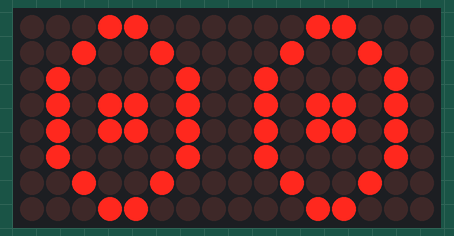
This sketch was run on a simulated Arduino Uno, built with avr-gcc and run on an emulated ATmega328P. On the bench: 16×8 LED matrix.

Above: at 2.2 s.
At 2.9 s:
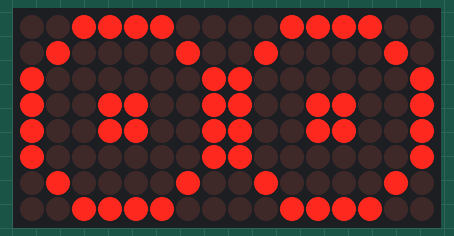
At 8.15 s:
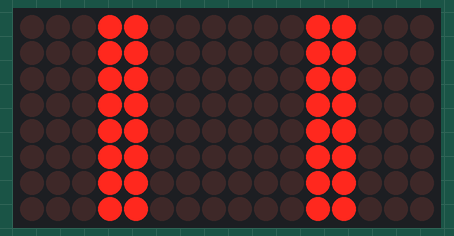
At 13.8 s:
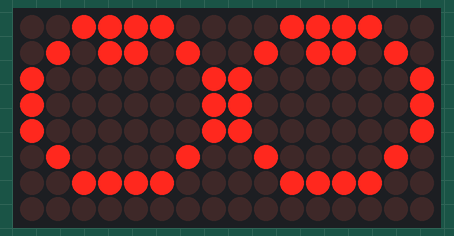
At 14.46 s:
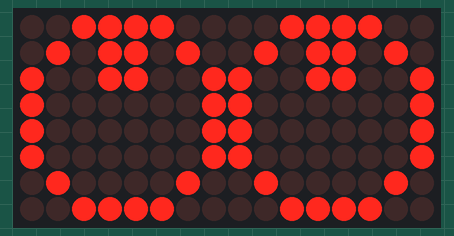
At 15.2 s:
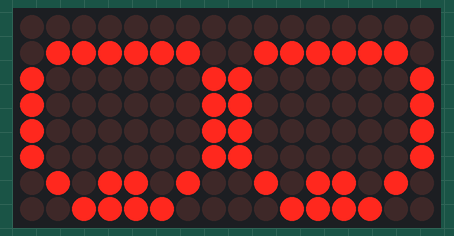

Measured:
- by itself, everything shown: repeats every 13.9 s, in 24 steps
- what the display in image 1 shows lasts 5.0 s, from 2.8 s to 7.8 s
- what the display in image 3 shows lasts 0.6 s, from 13.8 s to 14.4 s

The sketch:

raptor_eyes_nano.ino
```cpp
// (licence header left out)
#include "LedControl.h"
#include "binary.h"

int potVal;
int looking;

/*
 DIN connects to pin 11
 CLK connects to pin 12
 CS connects to pin 10
 How many displays do you have?
*/
LedControl lc=LedControl(11,12,10,2);

void setup() {
  delay(2000);

  Serial.begin(115200);

    //we have already set the number of devices when we created the LedControl
  int devices=lc.getDeviceCount();
  //we have to init all devices in a loop
  for(int address=0;address<devices;address++) {
    /*The MAX72XX is in power-saving mode on startup*/
    lc.shutdown(address,false);
    /* Set the brightness to a medium values */
    lc.setIntensity(address,8);
    /* and clear the display */
    lc.clearDisplay(address);
}
  openeyes();
}

//  This is a list of all the different bitmaps/frames for each part of the eye animation

// neutral eye
byte eyeopen[8]= {
B00111100,
B01000010,
B10000001,
B10011001,
B10011001,
B10000001,
B01000010,
B00111100};

// eyes closed
byte eyeclosed[8]= {
B00011000,
B00011000,
B00011000,
B00011000,
B00011000,
B00011000,
B00011000,
B00011000};

// eyes partially closed
byte eyepartial[8]= {
B00011000,
B00100100,
B00100100,
B00111100,
B00111100,
B00100100,
B00100100,
B00011000};

// eyes partially open
byte eyepartialopen[8]= {
B00011000,
B00100100,
B01000010,
B01011010,
B01011010,
B01000010,
B00100100,
B00011000};

// eyes slightleft
byte slightleft[8]= {
B00111100,
B01000010,
B10011001,
B10011001,
B10000001,
B10000001,
B01000010,
B00111100};

// eyes left
byte left[8]= {
B00111100,
B01011010,
B10011001,
B10000001,
B10000001,
B10000001,
B01000010,
B00111100};

// eyes realleft
byte realleft[8]= {
B00111100,
B01011010,
B10000001,
B10000001,
B10000001,
B01000010,
B00111100,
B00000000};

// eyes slightright
byte slightright[8]= {
B00111100,
B01000010,
B10000001,
B10000001,
B10011001,
B10011001,
B01000010,
B00111100};

// eyes right
byte right[8]= {
B00111100,
B01000010,
B10000001,
B10000001,
B10000001,
B10011001,
B01011010,
B00111100};

// eyes realright
byte realright[8]= {
B00000000,
B01111110,
B10000001,
B10000001,
B10000001,
B10000001,
B01011010,
B00111100};


// the loop function runs over and over again forever
void loop() {

      closeeyes();
      delay(200);
      openeyes();
      delay(5000);
      closeeyes();
      delay(200);
      openeyes();
      delay(5000);
      lookright();
      delay(100);
      lookleft();
      delay(100);

  drawLooking();                              // Check potentiometer and draw the eyes to match the value from the pot

} // end of the Loop function

// The following functions relate to drawing/animating the eyes

void lookleft() {                    //  The function to get the eyes to look right (draws frame by frame)
  lc.setRow(0,0,slightright[0]);
  lc.setRow(0,1,slightright[1]);
  lc.setRow(0,2,slightright[2]);
  lc.setRow(0,3,slightright[3]);
  lc.setRow(0,4,slightright[4]);
  lc.setRow(0,5,slightright[5]);
  lc.setRow(0,6,slightright[6]);
  lc.setRow(0,7,slightright[7]);
  lc.setRow(1,0,slightright[0]);
  lc.setRow(1,1,slightright[1]);
  lc.setRow(1,2,slightright[2]);
  lc.setRow(1,3,slightright[3]);
  lc.setRow(1,4,slightright[4]);
  lc.setRow(1,5,slightright[5]);
  lc.setRow(1,6,slightright[6]);
  lc.setRow(1,7,slightright[7]);
  delay(150);
  lc.setRow(0,0,right[0]);
  lc.setRow(0,1,right[1]);
  lc.setRow(0,2,right[2]);
  lc.setRow(0,3,right[3]);
  lc.setRow(0,4,right[4]);
  lc.setRow(0,5,right[5]);
  lc.setRow(0,6,right[6]);
  lc.setRow(0,7,right[7]);
  lc.setRow(1,0,right[0]);
  lc.setRow(1,1,right[1]);
  lc.setRow(1,2,right[2]);
  lc.setRow(1,3,right[3]);
  lc.setRow(1,4,right[4]);
  lc.setRow(1,5,right[5]);
  lc.setRow(1,6,right[6]);
  lc.setRow(1,7,right[7]);
  delay(150);
  lc.setRow(0,0,realright[0]);
  lc.setRow(0,1,realright[1]);
  lc.setRow(0,2,realright[2]);
  lc.setRow(0,3,realright[3]);
  lc.setRow(0,4,realright[4]);
  lc.setRow(0,5,realright[5]);
  lc.setRow(0,6,realright[6]);
  lc.setRow(0,7,realright[7]);
  lc.setRow(1,0,realright[0]);
  lc.setRow(1,1,realright[1]);
  lc.setRow(1,2,realright[2]);
  lc.setRow(1,3,realright[3]);
  lc.setRow(1,4,realright[4]);
  lc.setRow(1,5,realright[5]);
  lc.setRow(1,6,realright[6]);
  lc.setRow(1,7,realright[7]);
  delay(600);
  lc.setRow(0,0,right[0]);
  lc.setRow(0,1,right[1]);
  lc.setRow(0,2,right[2]);
  lc.setRow(0,3,right[3]);
  lc.setRow(0,4,right[4]);
  lc.setRow(0,5,right[5]);
  lc.setRow(0,6,right[6]);
  lc.setRow(0,7,right[7]);
  lc.setRow(1,0,right[0]);
  lc.setRow(1,1,right[1]);
  lc.setRow(1,2,right[2]);
  lc.setRow(1,3,right[3]);
  lc.setRow(1,4,right[4]);
  lc.setRow(1,5,right[5]);
  lc.setRow(1,6,right[6]);
  lc.setRow(1,7,right[7]);
  delay(150);
  lc.setRow(0,0,slightright[0]);
  lc.setRow(0,1,slightright[1]);
  lc.setRow(0,2,slightright[2]);
  lc.setRow(0,3,slightright[3]);
  lc.setRow(0,4,slightright[4]);
  lc.setRow(0,5,slightright[5]);
  lc.setRow(0,6,slightright[6]);
  lc.setRow(0,7,slightright[7]);
  lc.setRow(1,0,slightright[0]);
  lc.setRow(1,1,slightright[1]);
  lc.setRow(1,2,slightright[2]);
  lc.setRow(1,3,slightright[3]);
  lc.setRow(1,4,slightright[4]);
  lc.setRow(1,5,slightright[5]);
  lc.setRow(1,6,slightright[6]);
  lc.setRow(1,7,slightright[7]);
  delay(150);
  lc.setRow(0,0,eyeopen[0]);
  lc.setRow(0,1,eyeopen[1]);
  lc.setRow(0,2,eyeopen[2]);
  lc.setRow(0,3,eyeopen[3]);
  lc.setRow(0,4,eyeopen[4]);
  lc.setRow(0,5,eyeopen[5]);
  lc.setRow(0,6,eyeopen[6]);
  lc.setRow(0,7,eyeopen[7]);
  lc.setRow(1,0,eyeopen[0]);
  lc.setRow(1,1,eyeopen[1]);
  lc.setRow(1,2,eyeopen[2]);
  lc.setRow(1,3,eyeopen[3]);
  lc.setRow(1,4,eyeopen[4]);
  lc.setRow(1,5,eyeopen[5]);
  lc.setRow(1,6,eyeopen[6]);
  lc.setRow(1,7,eyeopen[7]);
}

void lookright() {                    //  The function to get the eyes to look left (draws frame by frame)
  lc.setRow(0,0,slightleft[0]);
  lc.setRow(0,1,slightleft[1]);
  lc.setRow(0,2,slightleft[2]);
  lc.setRow(0,3,slightleft[3]);
  lc.setRow(0,4,slightleft[4]);
  lc.setRow(0,5,slightleft[5]);
  lc.setRow(0,6,slightleft[6]);
  lc.setRow(0,7,slightleft[7]);
  lc.setRow(1,0,slightleft[0]);
  lc.setRow(1,1,slightleft[1]);
  lc.setRow(1,2,slightleft[2]);
  lc.setRow(1,3,slightleft[3]);
  lc.setRow(1,4,slightleft[4]);
  lc.setRow(1,5,slightleft[5]);
  lc.setRow(1,6,slightleft[6]);
  lc.setRow(1,7,slightleft[7]);
  delay(150);
  lc.setRow(0,0,left[0]);
  lc.setRow(0,1,left[1]);
  lc.setRow(0,2,left[2]);
  lc.setRow(0,3,left[3]);
  lc.setRow(0,4,left[4]);
  lc.setRow(0,5,left[5]);
  lc.setRow(0,6,left[6]);
  lc.setRow(0,7,left[7]);
  lc.setRow(1,0,left[0]);
  lc.setRow(1,1,left[1]);
  lc.setRow(1,2,left[2]);
  lc.setRow(1,3,left[3]);
  lc.setRow(1,4,left[4]);
  lc.setRow(1,5,left[5]);
  lc.setRow(1,6,left[6]);
  lc.setRow(1,7,left[7]);
  delay(150);
  lc.setRow(0,0,realleft[0]);
  lc.setRow(0,1,realleft[1]);
  lc.setRow(0,2,realleft[2]);
  lc.setRow(0,3,realleft[3]);
  lc.setRow(0,4,realleft[4]);
  lc.setRow(0,5,realleft[5]);
  lc.setRow(0,6,realleft[6]);
  lc.setRow(0,7,realleft[7]);
  lc.setRow(1,0,realleft[0]);
  lc.setRow(1,1,realleft[1]);
  lc.setRow(1,2,realleft[2]);
  lc.setRow(1,3,realleft[3]);
  lc.setRow(1,4,realleft[4]);
  lc.setRow(1,5,realleft[5]);
  lc.setRow(1,6,realleft[6]);
  lc.setRow(1,7,realleft[7]);
  delay(600);
  lc.setRow(0,0,left[0]);
  lc.setRow(0,1,left[1]);
  lc.setRow(0,2,left[2]);
  lc.setRow(0,3,left[3]);
  lc.setRow(0,4,left[4]);
  lc.setRow(0,5,left[5]);
  lc.setRow(0,6,left[6]);
  lc.setRow(0,7,left[7]);
  lc.setRow(1,0,left[0]);
  lc.setRow(1,1,left[1]);
  lc.setRow(1,2,left[2]);
  lc.setRow(1,3,left[3]);
  lc.setRow(1,4,left[4]);
  lc.setRow(1,5,left[5]);
  lc.setRow(1,6,left[6]);
  lc.setRow(1,7,left[7]);
  delay(150);
  lc.setRow(0,0,slightleft[0]);
  lc.setRow(0,1,slightleft[1]);
  lc.setRow(0,2,slightleft[2]);
  lc.setRow(0,3,slightleft[3]);
  lc.setRow(0,4,slightleft[4]);
  lc.setRow(0,5,slightleft[5]);
  lc.setRow(0,6,slightleft[6]);
  lc.setRow(0,7,slightleft[7]);
  lc.setRow(1,0,slightleft[0]);
  lc.setRow(1,1,slightleft[1]);
  lc.setRow(1,2,slightleft[2]);
  lc.setRow(1,3,slightleft[3]);
  lc.setRow(1,4,slightleft[4]);
  lc.setRow(1,5,slightleft[5]);
  lc.setRow(1,6,slightleft[6]);
  lc.setRow(1,7,slightleft[7]);
  delay(150);
  lc.setRow(0,0,eyeopen[0]);
  lc.setRow(0,1,eyeopen[1]);
  lc.setRow(0,2,eyeopen[2]);
  lc.setRow(0,3,eyeopen[3]);
  lc.setRow(0,4,eyeopen[4]);
  lc.setRow(0,5,eyeopen[5]);
  lc.setRow(0,6,eyeopen[6]);
  lc.setRow(0,7,eyeopen[7]);
  lc.setRow(1,0,eyeopen[0]);
  lc.setRow(1,1,eyeopen[1]);
  lc.setRow(1,2,eyeopen[2]);
  lc.setRow(1,3,eyeopen[3]);
  lc.setRow(1,4,eyeopen[4]);
  lc.setRow(1,5,eyeopen[5]);
  lc.setRow(1,6,eyeopen[6]);
  lc.setRow(1,7,eyeopen[7]);
}

void closeeyes() {                    //  The function to get the eyes to close (draws frame by frame)
  lc.setRow(0,0,eyepartialopen[0]);
  lc.setRow(0,1,eyepartialopen[1]);
  lc.setRow(0,2,eyepartialopen[2]);
  lc.setRow(0,3,eyepartialopen[3]);
  lc.setRow(0,4,eyepartialopen[4]);
  lc.setRow(0,5,eyepartialopen[5]);
  lc.setRow(0,6,eyepartialopen[6]);
  lc.setRow(0,7,eyepartialopen[7]);
  lc.setRow(1,0,eyepartialopen[0]);
  lc.setRow(1,1,eyepartialopen[1]);
  lc.setRow(1,2,eyepartialopen[2]);
  lc.setRow(1,3,eyepartialopen[3]);
  lc.setRow(1,4,eyepartialopen[4]);
  lc.setRow(1,5,eyepartialopen[5]);
  lc.setRow(1,6,eyepartialopen[6]);
  lc.setRow(1,7,eyepartialopen[7]);
  delay(100);

    // eyes half close
  lc.setRow(0,0,eyepartial[0]);
  lc.setRow(0,1,eyepartial[1]);
  lc.setRow(0,2,eyepartial[2]);
  lc.setRow(0,3,eyepartial[3]);
  lc.setRow(0,4,eyepartial[4]);
  lc.setRow(0,5,eyepartial[5]);
  lc.setRow(0,6,eyepartial[6]);
  lc.setRow(0,7,eyepartial[7]);
  lc.setRow(1,0,eyepartial[0]);
  lc.setRow(1,1,eyepartial[1]);
  lc.setRow(1,2,eyepartial[2]);
  lc.setRow(1,3,eyepartial[3]);
  lc.setRow(1,4,eyepartial[4]);
  lc.setRow(1,5,eyepartial[5]);
  lc.setRow(1,6,eyepartial[6]);
  lc.setRow(1,7,eyepartial[7]);
  delay(100);

      // eyes close
  lc.setRow(0,0,eyeclosed[0]);
  lc.setRow(0,1,eyeclosed[1]);
  lc.setRow(0,2,eyeclosed[2]);
  lc.setRow(0,3,eyeclosed[3]);
  lc.setRow(0,4,eyeclosed[4]);
  lc.setRow(0,5,eyeclosed[5]);
  lc.setRow(0,6,eyeclosed[6]);
  lc.setRow(0,7,eyeclosed[7]);
  lc.setRow(1,0,eyeclosed[0]);
  lc.setRow(1,1,eyeclosed[1]);
  lc.setRow(1,2,eyeclosed[2]);
  lc.setRow(1,3,eyeclosed[3]);
  lc.setRow(1,4,eyeclosed[4]);
  lc.setRow(1,5,eyeclosed[5]);
  lc.setRow(1,6,eyeclosed[6]);
  lc.setRow(1,7,eyeclosed[7]);
}

void openeyes() {                    //  The function to get the eyes to open (draws frame by frame)

    // eyes half close
  lc.setRow(0,0,eyepartial[0]);
  lc.setRow(0,1,eyepartial[1]);
  lc.setRow(0,2,eyepartial[2]);
  lc.setRow(0,3,eyepartial[3]);
  lc.setRow(0,4,eyepartial[4]);
  lc.setRow(0,5,eyepartial[5]);
  lc.setRow(0,6,eyepartial[6]);
  lc.setRow(0,7,eyepartial[7]);
  lc.setRow(1,0,eyepartial[0]);
  lc.setRow(1,1,eyepartial[1]);
  lc.setRow(1,2,eyepartial[2]);
  lc.setRow(1,3,eyepartial[3]);
  lc.setRow(1,4,eyepartial[4]);
  lc.setRow(1,5,eyepartial[5]);
  lc.setRow(1,6,eyepartial[6]);
  lc.setRow(1,7,eyepartial[7]);
  delay(100);

  lc.setRow(0,0,eyepartialopen[0]);
  lc.setRow(0,1,eyepartialopen[1]);
  lc.setRow(0,2,eyepartialopen[2]);
  lc.setRow(0,3,eyepartialopen[3]);
  lc.setRow(0,4,eyepartialopen[4]);
  lc.setRow(0,5,eyepartialopen[5]);
  lc.setRow(0,6,eyepartialopen[6]);
  lc.setRow(0,7,eyepartialopen[7]);
  lc.setRow(1,0,eyepartialopen[0]);
  lc.setRow(1,1,eyepartialopen[1]);
  lc.setRow(1,2,eyepartialopen[2]);
  lc.setRow(1,3,eyepartialopen[3]);
  lc.setRow(1,4,eyepartialopen[4]);
  lc.setRow(1,5,eyepartialopen[5]);
  lc.setRow(1,6,eyepartialopen[6]);
  lc.setRow(1,7,eyepartialopen[7]);
  delay(100);

  lc.setRow(0,0,eyeopen[0]);
  lc.setRow(0,1,eyeopen[1]);
  lc.setRow(0,2,eyeopen[2]);
  lc.setRow(0,3,eyeopen[3]);
  lc.setRow(0,4,eyeopen[4]);
  lc.setRow(0,5,eyeopen[5]);
  lc.setRow(0,6,eyeopen[6]);
  lc.setRow(0,7,eyeopen[7]);
  lc.setRow(1,0,eyeopen[0]);
  lc.setRow(1,1,eyeopen[1]);
  lc.setRow(1,2,eyeopen[2]);
  lc.setRow(1,3,eyeopen[3]);
  lc.setRow(1,4,eyeopen[4]);
  lc.setRow(1,5,eyeopen[5]);
  lc.setRow(1,6,eyeopen[6]);
  lc.setRow(1,7,eyeopen[7]);

}

void drawLooking() {
//  The function to get the eyes to follow the potentiometer - maps the values received from the pot to 7 different values -
//  each of those values represents one of the frames and draws it.  0 is far left, 3 is neutral and 7 is far right.


  potVal = 512; //analogRead(A0);               // read the potentiometer value
  // Nevermind that, setup ros subscriber and look left/right based on other events
  looking = map(potVal,0,1023,0,7);  // map it to a number 0-7 and store it to looking variable

//  Serial.print("Pot Value is: ");  // You can use these to debug or test out your pot if it's not working properly to see what value is actually throwing
//  Serial.println(looking);         // Just uncomment these two lines to print to the Serial

//  Check the value of looking and print the relevant eyes accordingly

  if (looking == 0) {
  lc.setRow(0,0,realleft[0]);
  lc.setRow(0,1,realleft[1]);
  lc.setRow(0,2,realleft[2]);
  lc.setRow(0,3,realleft[3]);
  lc.setRow(0,4,realleft[4]);
  lc.setRow(0,5,realleft[5]);
  lc.setRow(0,6,realleft[6]);
  lc.setRow(0,7,realleft[7]);
  lc.setRow(1,0,realleft[0]);
  lc.setRow(1,1,realleft[1]);
  lc.setRow(1,2,realleft[2]);
  lc.setRow(1,3,realleft[3]);
  lc.setRow(1,4,realleft[4]);
  lc.setRow(1,5,realleft[5]);
  lc.setRow(1,6,realleft[6]);
  lc.setRow(1,7,realleft[7]);
  }
else if (looking == 1) {
  lc.setRow(0,0,left[0]);
  lc.setRow(0,1,left[1]);
  lc.setRow(0,2,left[2]);
  lc.setRow(0,3,left[3]);
  lc.setRow(0,4,left[4]);
  lc.setRow(0,5,left[5]);
  lc.setRow(0,6,left[6]);
  lc.setRow(0,7,left[7]);
  lc.setRow(1,0,left[0]);
  lc.setRow(1,1,left[1]);
  lc.setRow(1,2,left[2]);
  lc.setRow(1,3,left[3]);
  lc.setRow(1,4,left[4]);
  lc.setRow(1,5,left[5]);
  lc.setRow(1,6,left[6]);
  lc.setRow(1,7,left[7]);
  }

else if (looking == 2) {
  lc.setRow(0,0,slightleft[0]);
  lc.setRow(0,1,slightleft[1]);
  lc.setRow(0,2,slightleft[2]);
  lc.setRow(0,3,slightleft[3]);
  lc.setRow(0,4,slightleft[4]);
  lc.setRow(0,5,slightleft[5]);
  lc.setRow(0,6,slightleft[6]);
  lc.setRow(0,7,slightleft[7]);
  lc.setRow(1,0,slightleft[0]);
  lc.setRow(1,1,slightleft[1]);
  lc.setRow(1,2,slightleft[2]);
  lc.setRow(1,3,slightleft[3]);
  lc.setRow(1,4,slightleft[4]);
  lc.setRow(1,5,slightleft[5]);
  lc.setRow(1,6,slightleft[6]);
  lc.setRow(1,7,slightleft[7]);
  }

else if (looking == 3) {
  lc.setRow(0,0,eyeopen[0]);
  lc.setRow(0,1,eyeopen[1]);
  lc.setRow(0,2,eyeopen[2]);
  lc.setRow(0,3,eyeopen[3]);
  lc.setRow(0,4,eyeopen[4]);
  lc.setRow(0,5,eyeopen[5]);
  lc.setRow(0,6,eyeopen[6]);
  lc.setRow(0,7,eyeopen[7]);
  lc.setRow(1,0,eyeopen[0]);
  lc.setRow(1,1,eyeopen[1]);
  lc.setRow(1,2,eyeopen[2]);
  lc.setRow(1,3,eyeopen[3]);
  lc.setRow(1,4,eyeopen[4]);
  lc.setRow(1,5,eyeopen[5]);
  lc.setRow(1,6,eyeopen[6]);
  lc.setRow(1,7,eyeopen[7]);
}

else if (looking == 4) {
  lc.setRow(0,0,slightright[0]);
  lc.setRow(0,1,slightright[1]);
  lc.setRow(0,2,slightright[2]);
  lc.setRow(0,3,slightright[3]);
  lc.setRow(0,4,slightright[4]);
  lc.setRow(0,5,slightright[5]);
  lc.setRow(0,6,slightright[6]);
  lc.setRow(0,7,slightright[7]);
  lc.setRow(1,0,slightright[0]);
  lc.setRow(1,1,slightright[1]);
  lc.setRow(1,2,slightright[2]);
  lc.setRow(1,3,slightright[3]);
  lc.setRow(1,4,slightright[4]);
  lc.setRow(1,5,slightright[5]);
  lc.setRow(1,6,slightright[6]);
  lc.setRow(1,7,slightright[7]);
  }

else if (looking == 5) {
  lc.setRow(0,0,right[0]);
  lc.setRow(0,1,right[1]);
  lc.setRow(0,2,right[2]);
  lc.setRow(0,3,right[3]);
  lc.setRow(0,4,right[4]);
  lc.setRow(0,5,right[5]);
  lc.setRow(0,6,right[6]);
  lc.setRow(0,7,right[7]);
  lc.setRow(1,0,right[0]);
  lc.setRow(1,1,right[1]);
  lc.setRow(1,2,right[2]);
  lc.setRow(1,3,right[3]);
  lc.setRow(1,4,right[4]);
  lc.setRow(1,5,right[5]);
  lc.setRow(1,6,right[6]);
  lc.setRow(1,7,right[7]);
  }

else if (looking == 6) {
  lc.setRow(0,0,realright[0]);
  lc.setRow(0,1,realright[1]);
  lc.setRow(0,2,realright[2]);
  lc.setRow(0,3,realright[3]);
  lc.setRow(0,4,realright[4]);
  lc.setRow(0,5,realright[5]);
  lc.setRow(0,6,realright[6]);
  lc.setRow(0,7,realright[7]);
  lc.setRow(1,0,realright[0]);
  lc.setRow(1,1,realright[1]);
  lc.setRow(1,2,realright[2]);
  lc.setRow(1,3,realright[3]);
  lc.setRow(1,4,realright[4]);
  lc.setRow(1,5,realright[5]);
  lc.setRow(1,6,realright[6]);
  lc.setRow(1,7,realright[7]);
  }

}
```
